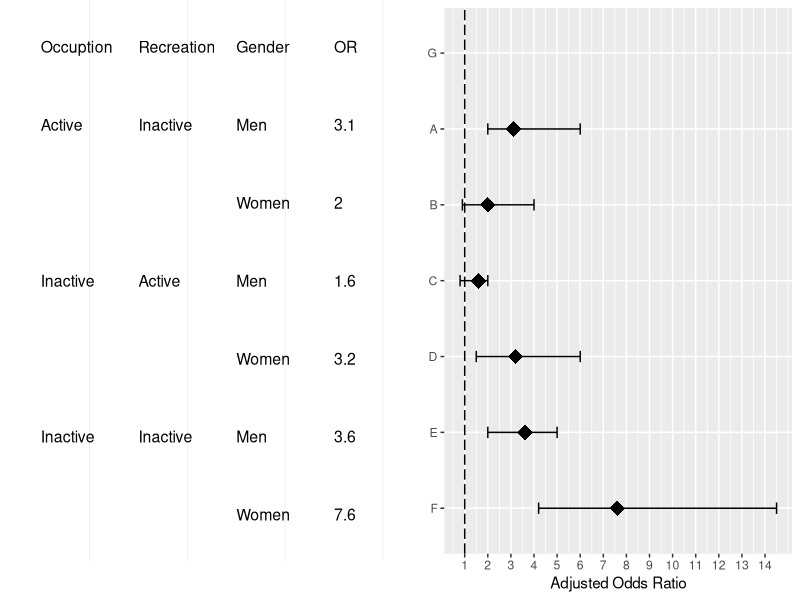

This chart was generated by the following R code:
# library(ggplot2)
library(gridExtra)

library(tidyverse)

# data for plot

dat <- data.frame(group = factor(c("A","B","C","D","E","F","G"), 
                                 levels=c("F","E","D","C","B","A","G")),
                  cen = c(3.1,2.0,1.6,3.2,3.6,7.6,NA),
                  low = c(2,0.9,0.8,1.5,2,4.2,NA),
                  high = c(6,4,2,6,5,14.5,NA))

# Theme then

# plot from dat

p <- ggplot(dat,aes(cen,group)) + 
  geom_point(size=5, shape=18) +
  geom_errorbarh(aes(xmax = high, xmin = low), height = 0.15) +
  geom_vline(xintercept = 1, linetype = "longdash") +
  scale_x_continuous(breaks = seq(0,14,1), labels = seq(0,14,1)) +
  labs(x="Adjusted Odds Ratio", y="")

# label

lab <- data.frame(V0 = factor(c("A","B","C","D","E","F","G","A","B","C","D","E","F","G","A","B","C","D","E","F","G","A","B","C","D","E","F","G"),levels=c("G","F","E","D","C","B","A")),
                  V05 = rep(c(1,2,3,4),each=7),
                  V1 = c("Occuption","Active","","Inactive","","Inactive","","Recreation","Inactive","","Active","","Inactive","","Gender","Men","Women","Men","Women","Men","Women","OR",3.1,2.0,1.6,3.2,3.6,7.6)
)

# data table


data_table <- ggplot(lab, aes(x = V05, y = V0, label = format(V1, nsmall = 1))) +
  geom_text(size = 4, hjust=0, vjust=0.5) + theme_bw() +
  # geom_hline(aes(yintercept=c(6.5,7.5))) + 
  theme(panel.grid.major = element_blank(), 
        legend.position = "none",
        panel.border = element_blank(), 
        axis.text.x = element_text(colour="white"),#element_blank(),
        axis.text.y = element_blank(), 
        axis.ticks = element_line(colour="white"),#element_blank(),
        plot.margin = unit(c(0,0,0,0), "lines")) +
  labs(x="",y="") +
  coord_cartesian(xlim=c(1,4.5))

grid.arrange(data_table, p, ncol=2)
